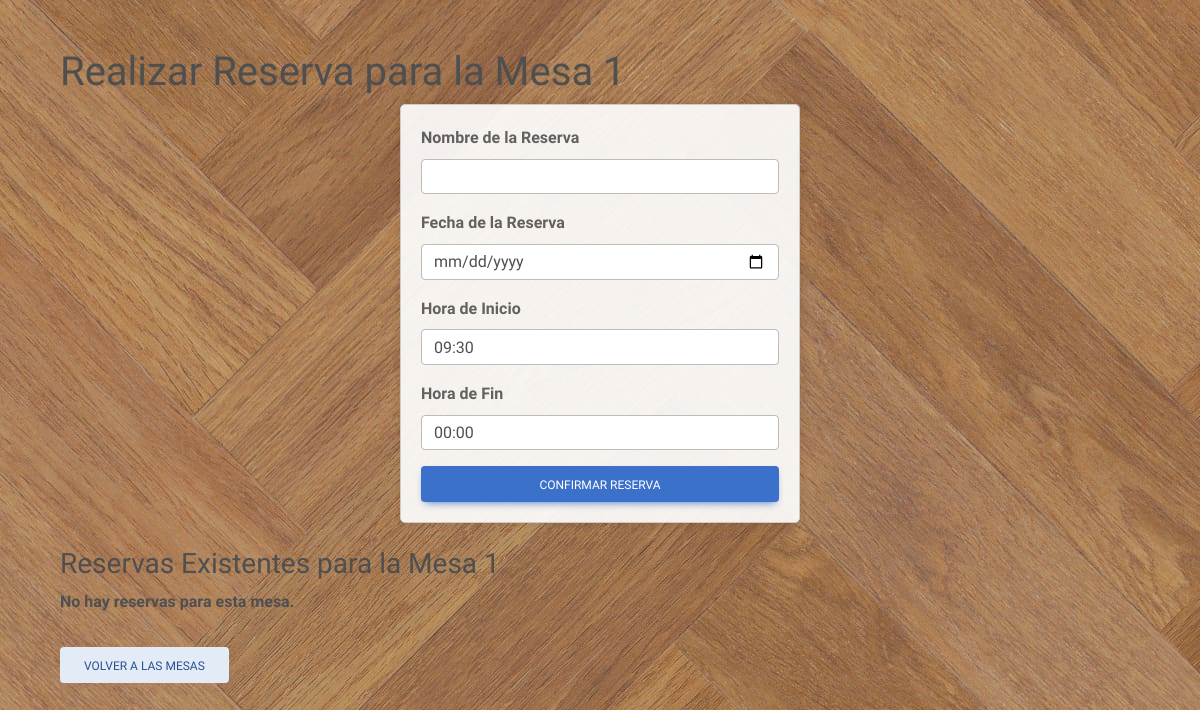
/Manager/reservar.php?id_mesa=1&id_sala=1 (signed in), run on an earlier commit of the app's database.
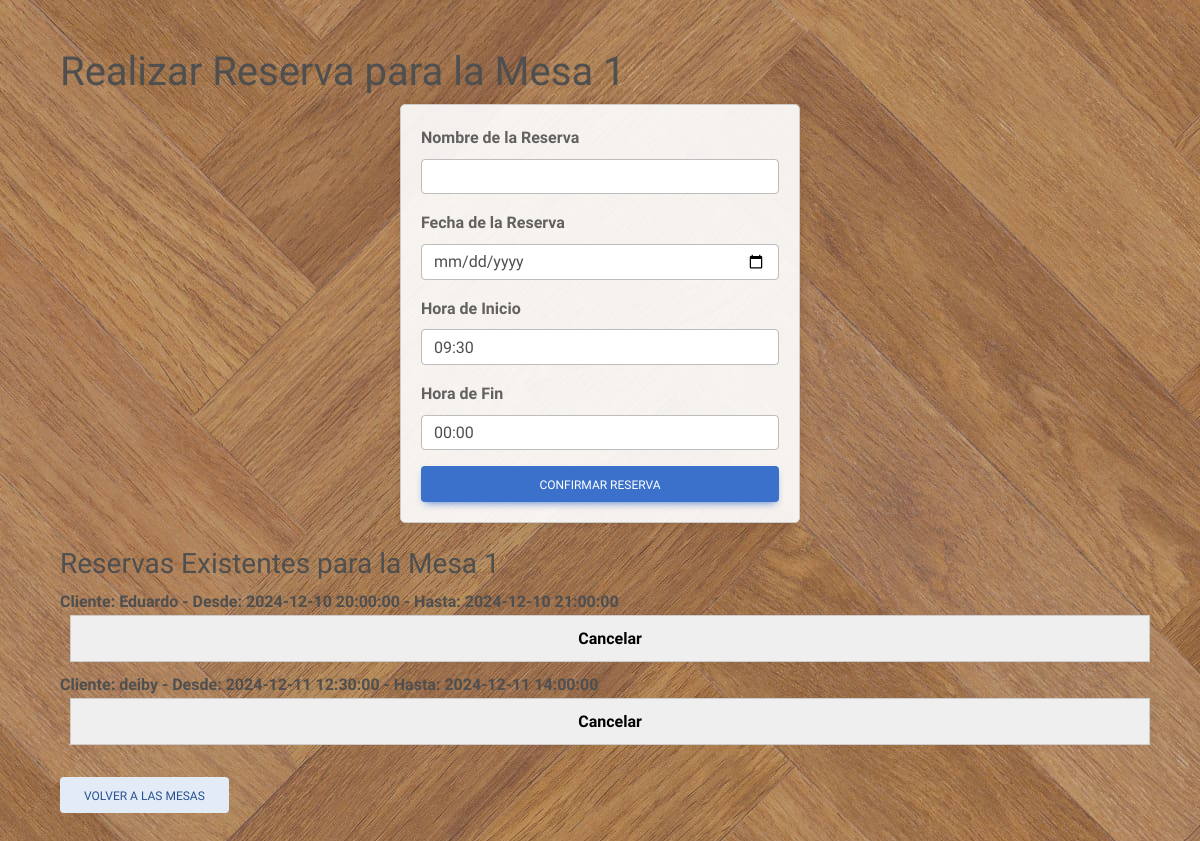
And on a later commit of the database.
### tables this page shows
CREATE TABLE IF NOT EXISTS `reservas` (
  `id_reserva` int NOT NULL AUTO_INCREMENT,
  `id_mesa` int NOT NULL,
  `nombre_cliente` varchar(100) NOT NULL,
  `hora_reserva` datetime NOT NULL,
  `hora_fin` datetime NOT NULL,
  `fecha_reserva` timestamp NULL DEFAULT CURRENT_TIMESTAMP,
  `camarero_id` int NOT NULL,
  PRIMARY KEY (`id_reserva`),
  KEY `fk_mesa` (`id_mesa`),
  KEY `fk_camarero` (`camarero_id`)
);

### Manager/reservar.php (the view, shortened to what this page needs)
<?php
include_once('../conexion.php');
$id_mesa = isset($_GET['id_mesa']) ? (int)$_GET['id_mesa'] : 0;
$id_sala = isset($_GET['id_sala']) ? (int)$_GET['id_sala'] : 0;
?>
<!DOCTYPE html>
<html lang="es">
<head>
    <link rel="stylesheet" href="../CSS/styles.css">
    <link href="https://cdnjs.cloudflare.com/ajax/libs/mdb-ui-kit/6.0.0/mdb.min.css" rel="stylesheet">
</head>
<body id="bodyGen" onload="updateHourOptions()">
    <div class="container">
        <h1>Realizar Reserva para la Mesa <?php echo htmlspecialchars($id_mesa); ?></h1>
        <form method="POST">
            <div class="mb-3">
                <label for="nombre_reserva" class="form-label">Nombre de la Reserva</label>
                <input type="text" class="form-control" id="nombre_reserva" name="nombre_reserva">
            </div>
            <div class="mb-3">
                <label for="fecha_reserva" class="form-label">Fecha de la Reserva</label>
                <input type="date" class="form-control" id="fecha_reserva" name="fecha_reserva" min="<?php echo date('Y-m-d'); ?>" onchange="updateHourOptions()" onkeydown="return false;">
            </div>
            <div class="mb-3">
                <label for="hora_inicio" class="form-label">Hora de Inicio</label>
                <select class="form-control" id="hora_inicio" name="hora_inicio">
                    <?php
                    for ($h = 9; $h <= 23; $h++) {
                        for ($m = 0; $m < 60; $m += 30) {
                            if ($h === 9 && $m < 30) continue;
                            $hora = sprintf('%02d:%02d', $h, $m);
                            echo '<option value="' . $hora . '">' . $hora . '</option>';
                        }
                    }
                    ?>
                </select>
            </div>
            <div class="mb-3">
                <label for="hora_fin" class="form-label">Hora de Fin</label>
                <select class="form-control" id="hora_fin" name="hora_fin">
                    <?php
                    for ($h = 0; $h < 24; $h++) {
                        for ($m = 0; $m < 60; $m += 30) {
                            $hora = sprintf('%02d:%02d', $h, $m);
                            echo '<option value="' . $hora . '">' . $hora . '</option>';
                        }
                    }
                    ?>
                </select>
            </div>
            <button type="submit" class="btn btn-primary">Confirmar Reserva</button>
        </form>
        <div class="reservas-existentes mt-4">
            <h3>Reservas Existentes para la Mesa <?php echo htmlspecialchars($id_mesa); ?></h3>
            <?php
            $stmt = $con->prepare("SELECT id_reserva, nombre_cliente, hora_reserva, hora_fin FROM reservas WHERE id_mesa = :id_mesa ORDER BY hora_reserva");
            $stmt->execute(['id_mesa' => $id_mesa]);
            $reservas = $stmt->fetchAll(PDO::FETCH_ASSOC);
            if ($reservas) {
                echo '<ul>';
                foreach ($reservas as $reserva) {
                    echo '<li>';
                    echo 'Cliente: ' . htmlspecialchars($reserva['nombre_cliente']) . ' - ';
                    echo 'Desde: ' . htmlspecialchars($reserva['hora_reserva']) . ' - ';
                    echo 'Hasta: ' . htmlspecialchars($reserva['hora_fin']);
                    echo ' <button onclick="cancelarReserva(' . htmlspecialchars($reserva['id_reserva']) . ')" class="btn-cancelar btn-sm">Cancelar</button>';
                    echo '</li>';
                }
                echo '</ul>';
            } else {
                echo '<p>No hay reservas para esta mesa.</p>';
            }
            ?>
        </div>
        <a href="mostrar_mesas.php?id_sala=<?php echo $id_sala; ?>" class="btn btn-secondary mt-3">Volver a las Mesas</a>
    </div>
</body>
</html>

What changed in the data, as far as the page shows it:
added reservas: nombre_cliente "Eduardo", hora_reserva "2024-12-10 20:00:00", hora_fin "2024-12-10 21:00:00"
added reservas: nombre_cliente "deiby", hora_reserva "2024-12-11 12:30:00", hora_fin "2024-12-11 14:00:00"
Also different on the page:
text no longer shown: "No hay reservas para esta mesa."
